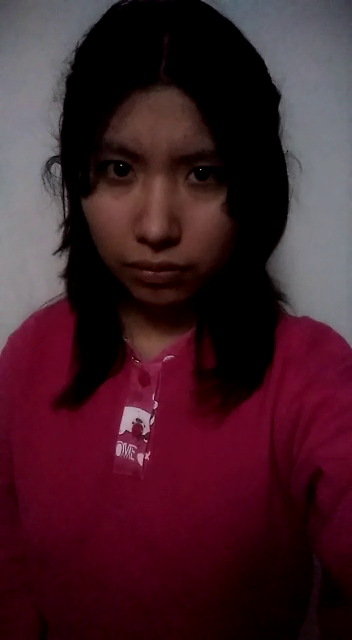
#> input picture frame 44 of DataVideos/Enojada1.mp4, 352 x 640 px, given in place of seria.mp4, which was not available
$ python GuradarFromVideo.py
#> lines starting #> are read from the running program, lines starting #| are printed output that depends on the picture; pictures that were not available may be replaced by others from this repository, and a replacement may not be noted
import cv2
import os

location = "../DataVideos"
# if not os.path.exists('Rostros encontradosHap'):
# 	print('Carpeta creada: Rostros encontrados')
# 	os.makedirs('Rostros encontrados2')

emotionLocation = "./data"
emotion = "Serio"
cap = cv2.VideoCapture(location+"/seria.mp4")

faceClassif = cv2.CascadeClassifier(cv2.data.haarcascades+'haarcascade_frontalface_default.xml')
countTotal = 0
count = 0
while True:
	ret,frame = cap.read()
#> frame is the input picture: shape (640, 352, 3); mean B, G, R 40.2, 31.1, 65.3
	frame = cv2.flip(frame,1)
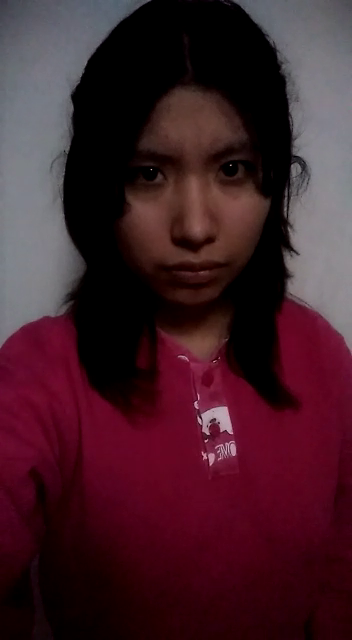
#> frame: shape (640, 352, 3); mean B, G, R 40.2, 31.1, 65.3
	gray = cv2.cvtColor(frame, cv2.COLOR_BGR2GRAY)
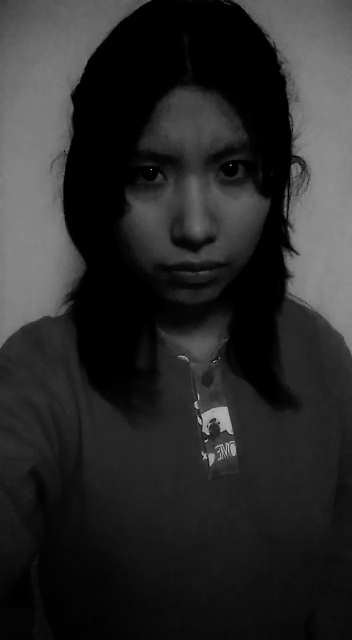
#> gray: shape (640, 352); min 0, max 189, mean 42.3
	auxFrame = frame.copy()

	faces = faceClassif.detectMultiScale(gray, 1.3, 4)
#> faces = [[95, 102, 196, 196]]

	k = cv2.waitKey(1)
#> (key Esc is pressed here)
	if k == 27:
		break
	countTotal = len(os.listdir(emotionLocation+"/"+emotion)) + 1
	for (x,y,w,h) in faces:
		cv2.rectangle(frame, (x,y),(x+w,y+h),(128,0,255),2)
		rostro = auxFrame[y:y+h,x:x+w]
		rostro = cv2.resize(rostro,(150,150), interpolation=cv2.INTER_CUBIC)
		# if k == ord('s'):
		cv2.imwrite( emotionLocation+"/"+emotion+"/"+emotion+'_{}.jpg'.format(countTotal),rostro)
		cv2.imshow('rostro',rostro)
		count = count +1
		countTotal += 1
	# cv2.rectangle(frame,(10,5),(450,25),(255,255,255),-1)
	# cv2.putText(frame,'Presione s, para almacenar los rostros encontrados',(10,20), 2, 0.5,(128,0,255),1,cv2.LINE_AA)
	# cv2.imshow('frame',frame)

cap.release()
cv2.destroyAllWindows()

$ run again, starting later in the video
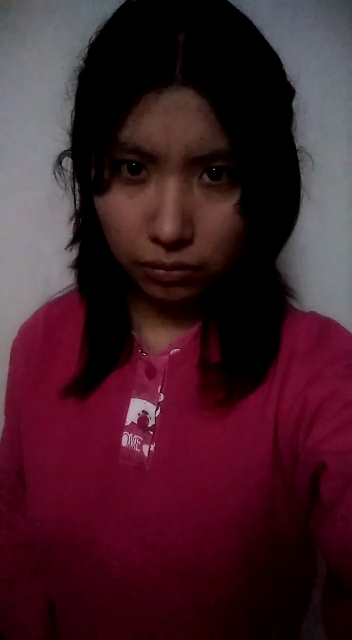
#> input picture frame 199 of DataVideos/Enojada1.mp4, 352 x 640 px, given in place of seria.mp4, which was not available
#> frame is the input picture: shape (640, 352, 3); mean B, G, R 40.6, 30.9, 65.8
#> `frame = cv2.flip(frame,1)`:
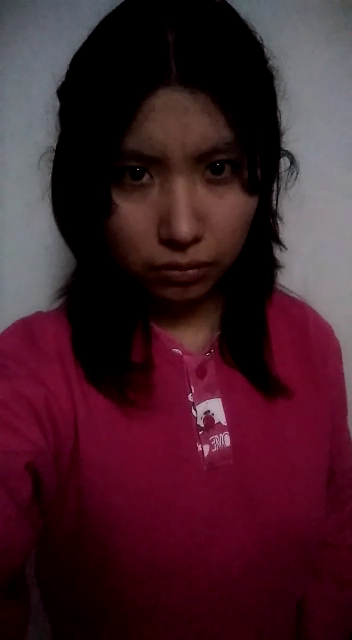
#> frame: shape (640, 352, 3); mean B, G, R 40.6, 30.9, 65.8
#> `gray = cv2.cvtColor(frame, cv2.COLOR_BGR2GRAY)`:
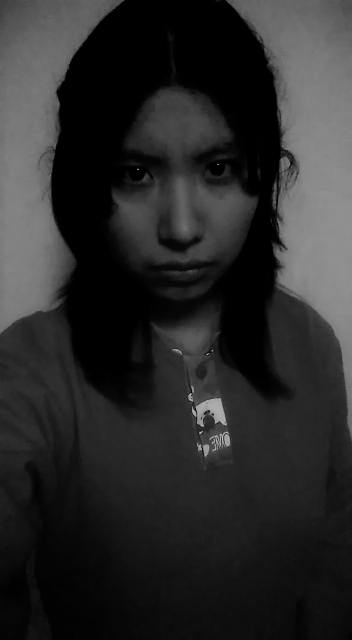
#> gray: shape (640, 352); min 0, max 196, mean 42.4
#> faces = [[78, 100, 201, 201]]

$ run again, starting later in the video
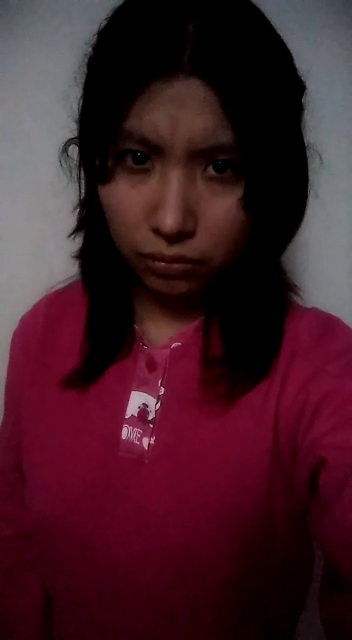
#> input picture frame 355 of DataVideos/Enojada1.mp4, 352 x 640 px, given in place of seria.mp4, which was not available
#> frame is the input picture: shape (640, 352, 3); mean B, G, R 38.3, 29.2, 64.8
#> `frame = cv2.flip(frame,1)`:
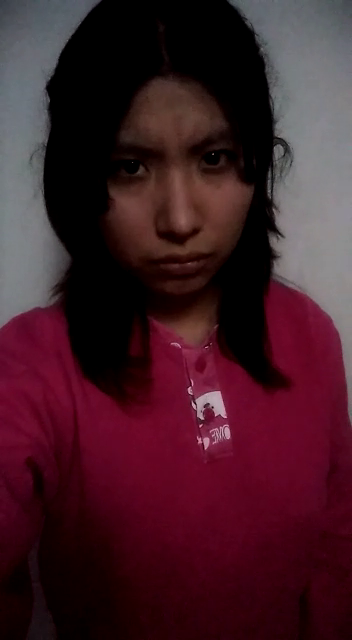
#> frame: shape (640, 352, 3); mean B, G, R 38.3, 29.2, 64.8
#> `gray = cv2.cvtColor(frame, cv2.COLOR_BGR2GRAY)`:
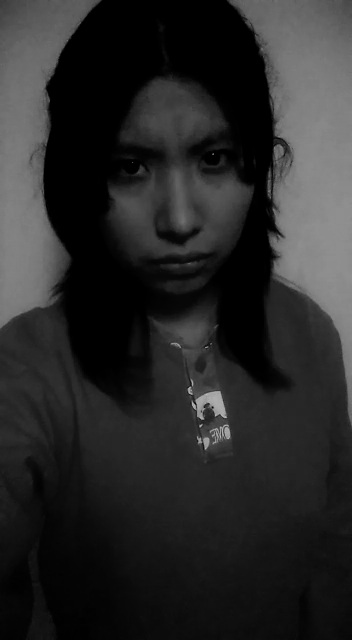
#> gray: shape (640, 352); min 0, max 187, mean 40.9
#> faces = [[79, 93, 195, 195]]
